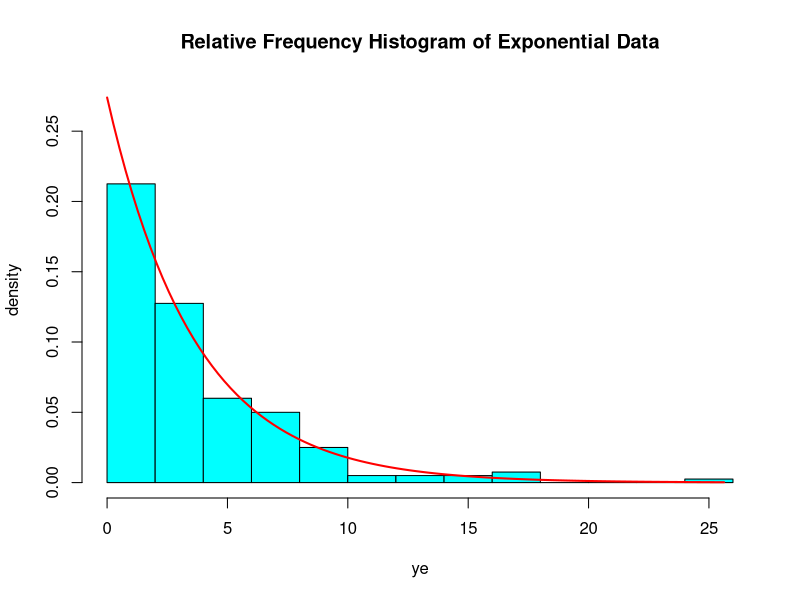
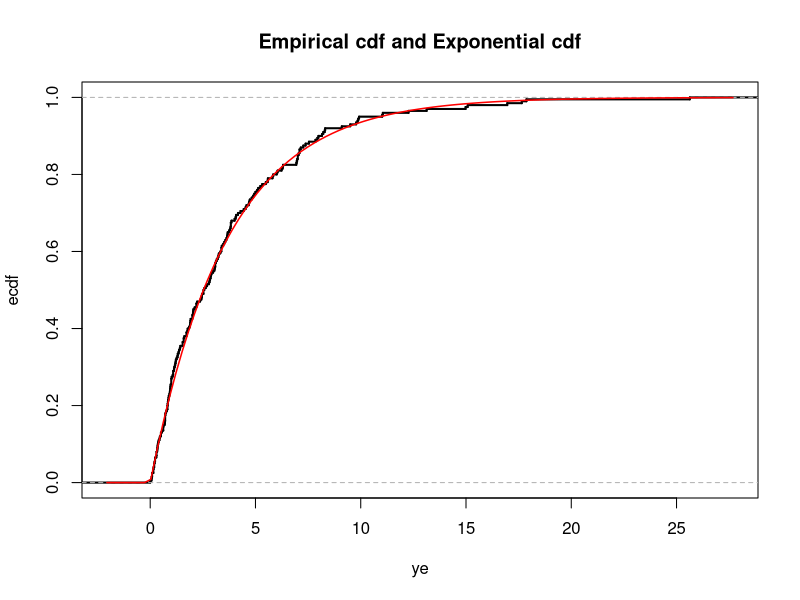
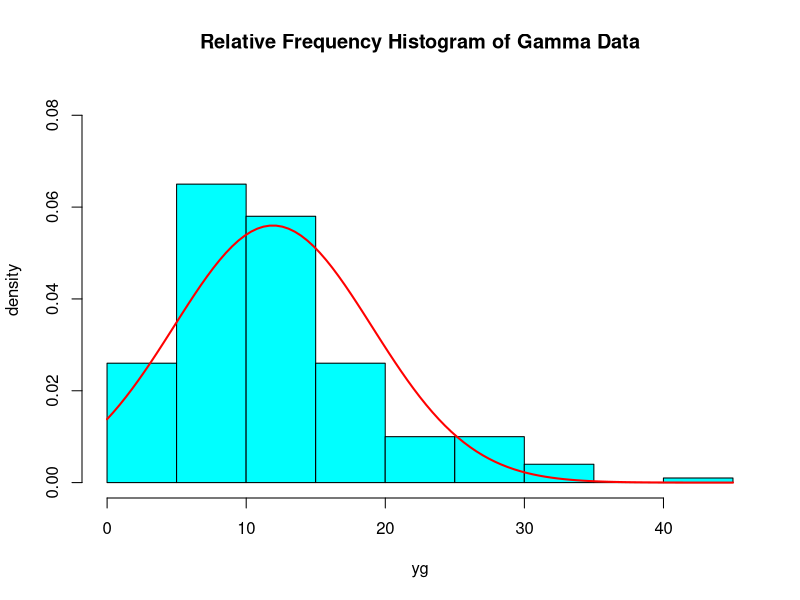
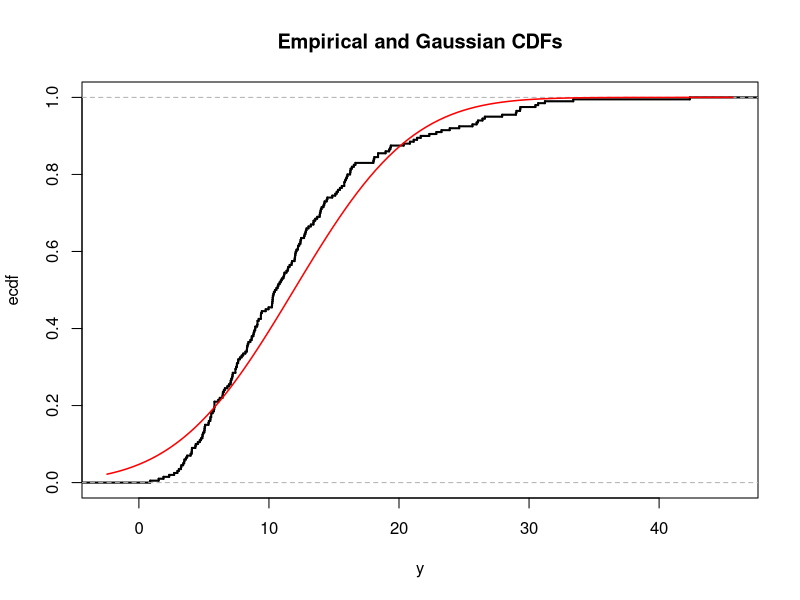
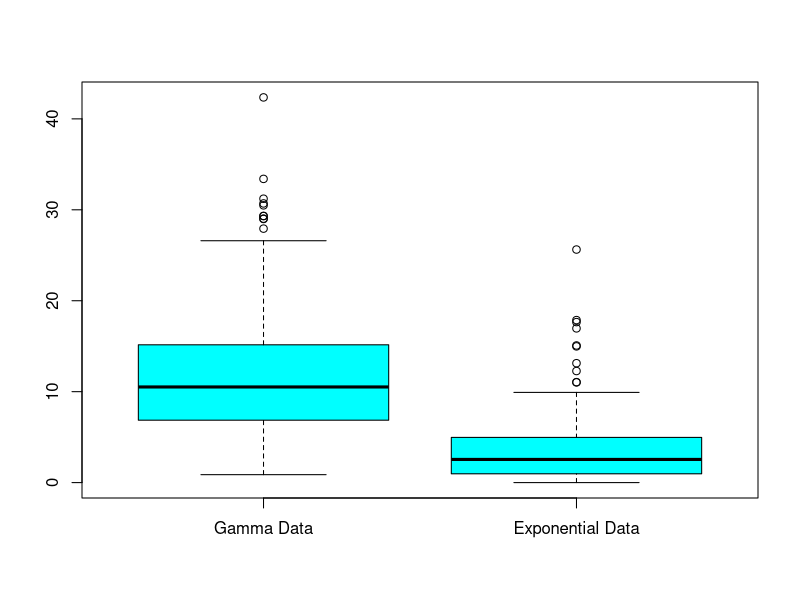
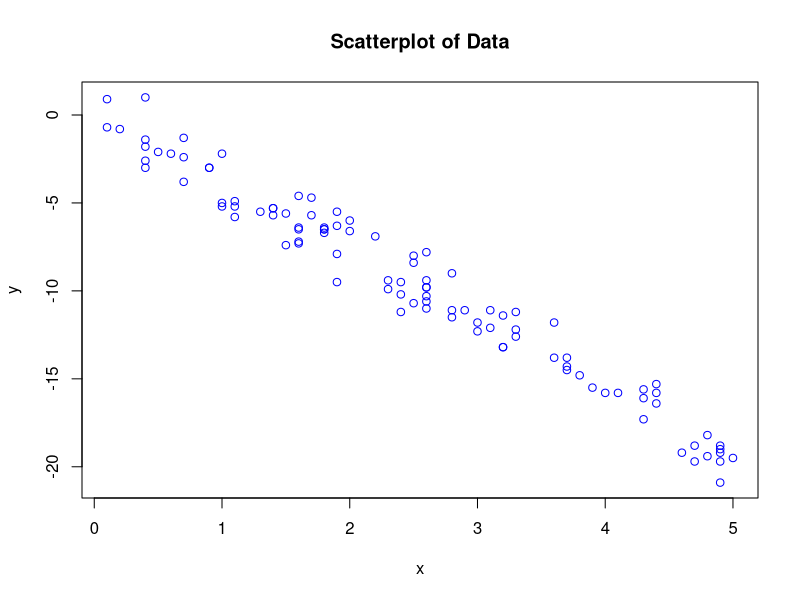
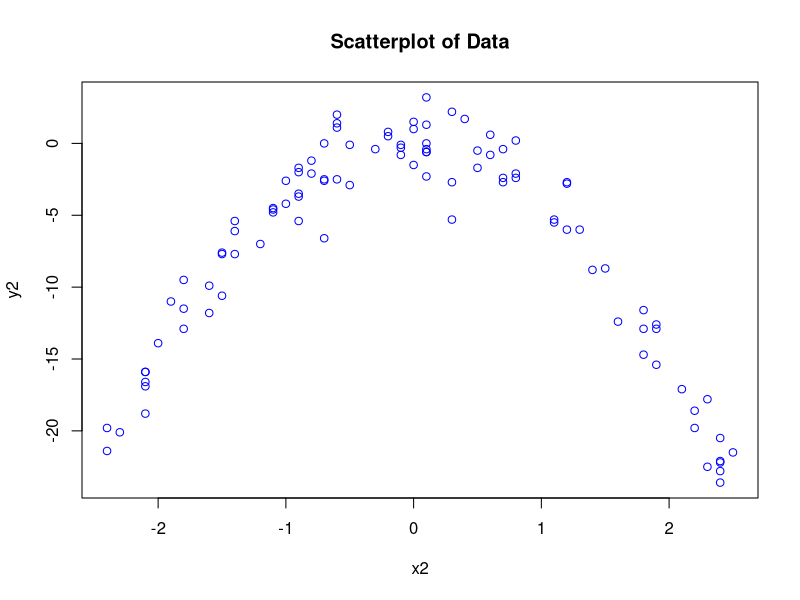
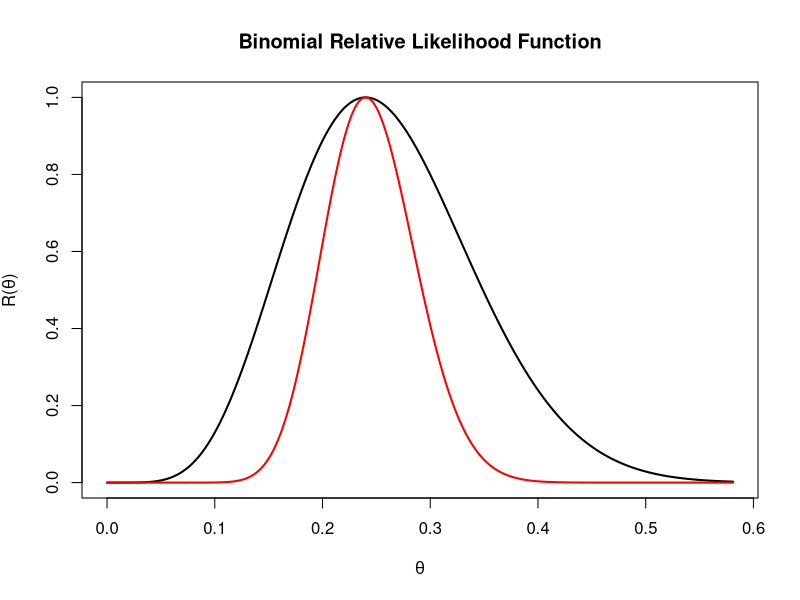

Recreate these plots in R, in order.
###################################################################################
# Run this code only once 
skewness<-function(x) {(sum((x-mean(x))^3)/length(x))/(sum((x-mean(x))^2)/length(x))^(3/2)}
kurtosis<- function(x) {(sum((x-mean(x))^4)/length(x))/(sum((x-mean(x))^2)/length(x))^2}
library(MASS)     # truehist is in the library MASS
###################################################################################

#################################################################################
# Problem 1: R code for Exponential data
id<-20796234 
set.seed(id)
mu<-max(1,id-10*trunc(id/10))           # mu = last digit of ID unless it is zero
cat("mu = ", mu,"\n")                   # display value of mu
# 200 observations from Exponential(1/mu)
ye<-sort(round(rexp(200,1/mu),digits=2))   
ye[1:5]                              # display first 5 numbers in the data set
# display numerical summaries
summary(ye)
cat("sample standard deviation = ", sd(ye),"\n")  # sample standard deviation
cat("sample skewness = ", skewness(ye),"\n")      # sample skewness
cat("sample kurtosis = ", kurtosis(ye),"\n")      # sample kurtosis
# plot relative frequency histogram and superimpose Exponential pdf
truehist(ye,ymax=1/mean(ye),ylab="density",main="Relative Frequency Histogram of Exponential Data")
curve(dexp(x,1/mean(ye)),from=0.001,to=max(ye),col="red",add=TRUE,lwd=2)
# plot Empirical and Exponential cdf's
plot(ecdf(ye),verticals=T,do.points=F,xlab="ye",ylab="ecdf",main="",lwd=2)
title(main="Empirical cdf and Exponential cdf")
curve(pexp(x,1/mean(ye)),col="red",add=TRUE,lwd=1.5)
###############################################################################


#################################################################################
# Problem 2: R code for Gamma data
id<-20796234
set.seed(id)
# Use value of mu from Problem 1 to generate 200 observations from Gamma(3,1/mu)
yg<-sort(round(rgamma(200,3,1/mu),digits=2))   
yg[1:5]                              # display first 5 numbers in the data set
# display numerical summaries
summary(yg)
cat("sample standard deviation = ", sd(yg),"\n")  # sample standard deviation
cat("sample skewness = ", skewness(yg),"\n")      # sample skewness
cat("sample kurtosis = ", kurtosis(yg),"\n")      # sample kurtosis
# plot relative frequency histogram and superimpose Gaussian pdf
truehist(yg,ymax=1/mean(yg),ylab="density",main="Relative Frequency Histogram of Gamma Data")
curve(dnorm(x,mean(yg),sd(yg)),col="red",add=TRUE,lwd=2)
# plot Empirical cdf and superimpose Gaussian cdf
plot(ecdf(yg),verticals=T,do.points=F,xlab="y",ylab="ecdf",main="",lwd=2)
title(main="Empirical and Gaussian CDFs")
curve(pnorm(x,mean(yg),sd(yg)),add=TRUE,col="red",lwd=1.5) # superimpose Gaussian cdf
#Plot side by side boxplots for Gamma data (yg) and Exponential data (ye) from Problem 1 
boxplot(yg,ye,col="cyan",names=c("Gamma Data","Exponential Data"))
###############################################################################


#################################################################################
# Problem 3: R code for bivariate data
id<-20796234
set.seed(id)
x<-round(runif(100,0,5),digits=1)
alpha<-runif(1,-2,2)
beta<-runif(1,-5,5)    
# display values of alpha and beta
cat("alpha = ", alpha, ", beta = ", beta,"\n")       
y<-round(alpha+beta*x+rnorm(100,0,1),digits=1)
# display sample correlation
cat("sample correlation = ", cor(x,y),"\n")        
plot(x,y,col="blue",main="Scatterplot of Data")
# generate new x and y values
x2<-x-2.5
y2<-round(alpha+beta*x2^2+rnorm(100,0,1.5),digits=1)
# display sample correlation
cat("sample correlation = ", cor(x2,y2),"\n")        
plot(x2,y2,col="blue",main="Scatterplot of Data")

#################################################################################


###################################################################################
# Problem 4: Binomial relative likelihood function 
id<-20796234
set.seed(id)
# generate a random value of theta from a Uniform(0.1,0.3) distribution
theta<-runif(1,0.1,0.3) 
n<-25
y<-rbinom(1,n,theta)    # observation from Binomial(n,theta) distribution
while (y==0) {y<-rbinom(1,n,theta)} # avoid case y=0
thetahat<-y/n                 # maximum likelihood estimate of theta
# display values
cat("n = ", n, ", theta = ", theta, ", y = ", y, ", thetahat = ",thetahat, "\n")
#determine an interval of values for plotting relative likelihood function
s<-(thetahat*(1-thetahat)/n)^0.5
th<-seq(max(0,thetahat-4*s), min(1,thetahat+4*s),0.001)
# create function to calculate Binomial relative likelihood function
BinRLF <- function(x,y,n,thetahat) {exp(y*log(x/thetahat)+(n-y)*log((1-x)/(1-thetahat)))}
# plot relative likelihood function for n=25
plot(th,BinRLF(th,y,n,thetahat) , xlab=expression(theta),ylab=expression(paste("R(",theta,")")),type="l",lwd=2)    
# superimpose the relative likelihood function for the same thetahat but n=100
lines(th, BinRLF(th,y*4,100,thetahat), col="red",lwd=2)
title(main="Binomial Relative Likelihood Function")
# plot log relative likelihood for n=25 and n=100 on same graph
plot(th,log(BinRLF(th,y,n,thetahat)) , xlab=expression(theta),ylab=expression(paste("r(",theta,")")),type="l",lwd=2)    
lines(th, log(BinRLF(th,y*4,100,thetahat)), col="red",lwd=2)
title(main="Binomial Log Relative Likelihood Function")
###################################################################################



###################################################################################
# Problem 5: Poisson relative likelihood function 
id<-20796234
set.seed(id)
# generate a random value of theta from a Uniform(0.1,0.3) distribution
theta<-round(runif(1,5,10) ,digits=1)
n<-30
y<-rpois(n,theta)    # n observation from Poisson(theta) distribution
thetahat<-mean(y)                 # maximum likelihood estimate of theta
# display values
cat("n = ", n, ", theta = ", theta,  ", thetahat = ",thetahat, "\n")
#determine an interval of values for plotting relative likelihood function
s<-(thetahat/n)^0.5
th<-seq(max(0,thetahat-4*s), thetahat+4*s,0.001)
# create function to calculate Poisson relative likelihood function
PoisRLF <- function(x,n,thetahat) {exp(n*thetahat*log(x/thetahat)+n*(thetahat-x))}
# plot relative likelihood function for n=30
plot(th,PoisRLF(th,n,thetahat) , xlab=expression(theta),ylab=expression(paste("R(",theta,")")),type="l",lwd=2)    
# superimpose the relative likelihood function for the same thetahat but n=90
lines(th, PoisRLF(th,90,thetahat), col="red",lwd=2)
title(main="Poisson Relative Likelihood Function")
# plot log relative likelihood for n=30 and n=90 on same graph
plot(th,log(PoisRLF(th,n,thetahat)) , xlab=expression(theta),ylab=expression(paste("r(",theta,")")),type="l",lwd=2)    
lines(th, log(PoisRLF(th,90,thetahat)), col="red",lwd=2)
title(main="Poisson Log Relative Likelihood Function")
###################################################################################



###################################################################################
# Problem 6: Exponential relative likelihood function 
id<-20796234
set.seed(id)
theta<-runif(1,1,10)    #generate a random value of theta
n<-30
# generate random sample of n observation from Exponential(theta) distribution 
y<-rexp(n,1/theta)   
thetahat<-mean(y)    #maximum likelihood estimate of theta
cat("n = ",n," theta = ",theta,", thetahat = ",thetahat, "\n")   # display values
s<-thetahat/(n^0.5)
# interval of values for plotting relative likelihood function
th<-seq(max(0,thetahat-3*s), thetahat+4*s,0.001)
# create function to calculate Exponential relative likelihood function 
ExpRLF<-function(x,n,thetahat) {exp(n*log(thetahat/x)+n*(1-thetahat/x))}
# plot relative likelihood function for n=30
plot(th,ExpRLF(th,n,thetahat) , xlab=expression(theta),ylab=expression(paste("R(",theta,")")),type="l",lwd=2)    
# superimpose the relative likelihood function for the same thetahat but n=90
lines(th, ExpRLF(th,90,thetahat), col="red",lwd=2)
title(main="Exponential Relative Likelihood Function")
# plot log relative likelihood for n=30 and n=90 on same graph
plot(th,log(ExpRLF(th,n,thetahat)) , xlab=expression(theta),ylab=expression(paste("r(",theta,")")),type="l",lwd=2)    
lines(th, log(ExpRLF(th,90,thetahat)), col="red",lwd=2)
title(main="Exponential Log Relative Likelihood Function")
###################################################################################

